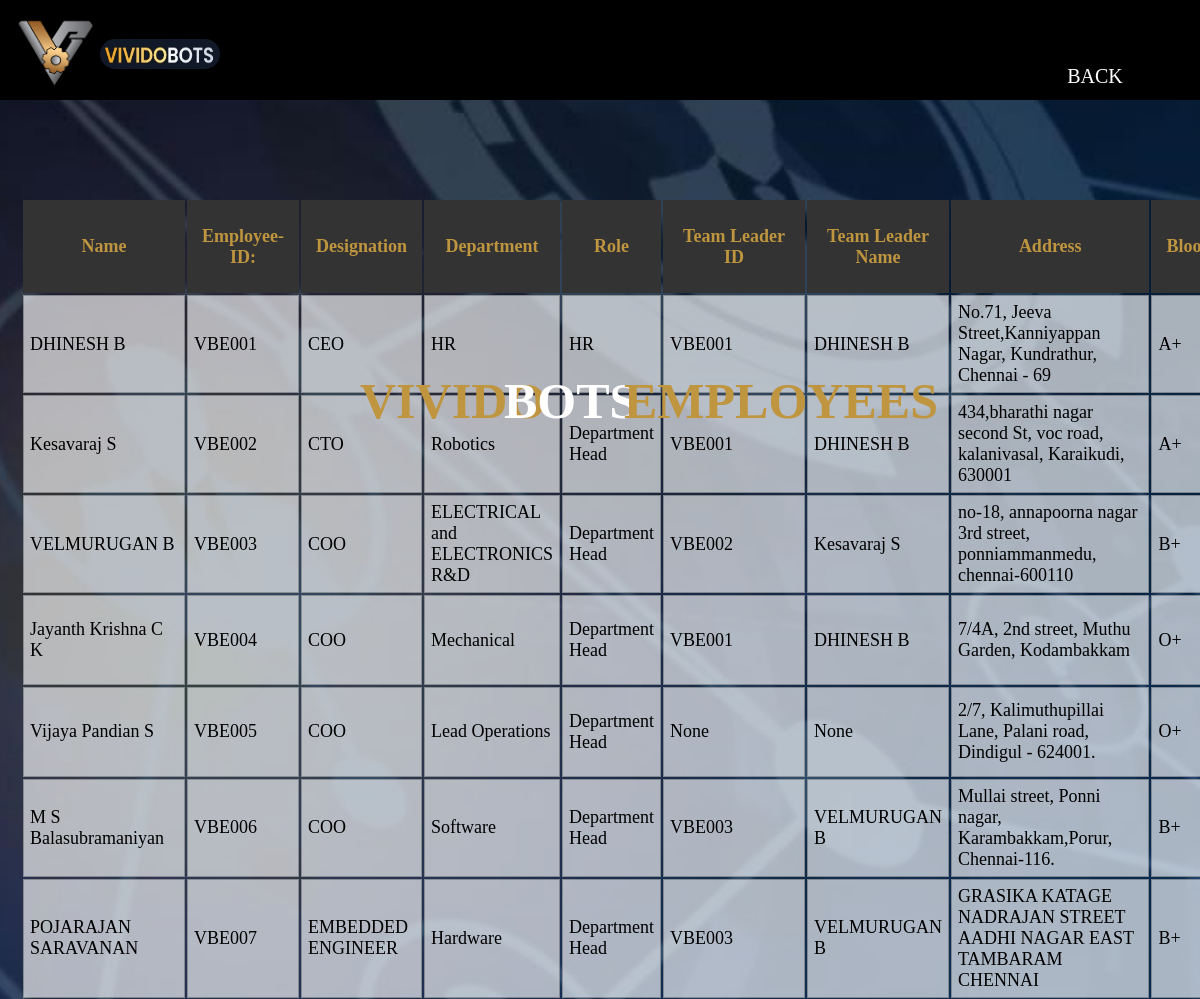
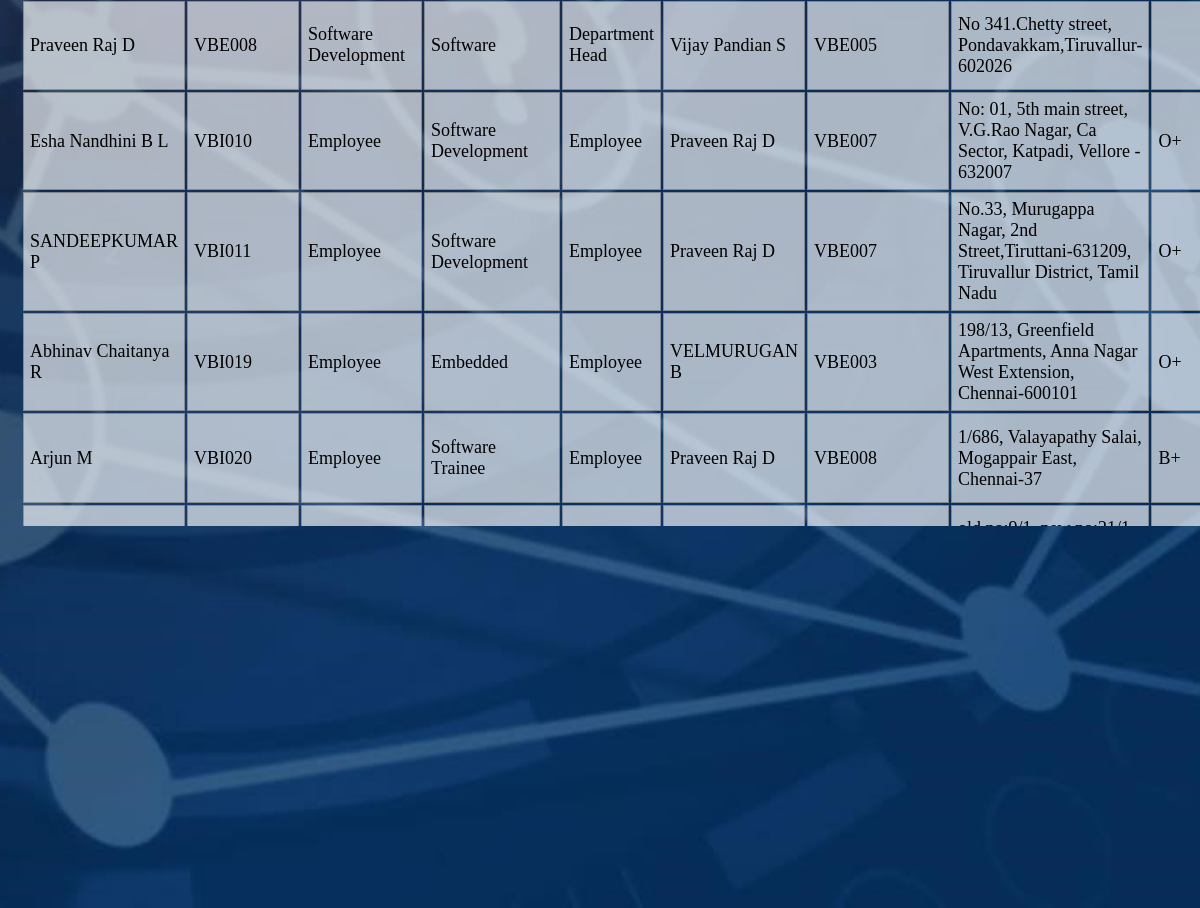
The page /everysearch on the database its author committed (2 pictures, top to bottom).
### app.py (models this page shows, shortened)
class Employee(UserMixin, db.Model):
    id = db.Column(db.Integer, primary_key=True)
    eid = db.Column(db.String(100), nullable=False,unique=True)
    name = db.Column(db.String(100))
    contactNo = db.Column(db.String(100))
    email = db.Column(db.String(100))
    address = db.Column(db.String(100))
    blood = db.Column(db.String(100))
    department = db.Column(db.String(100))
    designation = db.Column(db.String(100))
    password = db.Column(db.String(100), nullable=False)
    totaldays = db.Column(db.Integer, default=24)
    dob = db.Column(db.String(50))
    role = db.Column(db.String(50))
    resign = db.Column(db.Boolean, default=False)
    supervisor_id = db.Column(db.String, db.ForeignKey('employee.eid'), nullable=True)
    supervisor = db.relationship('Employee', remote_side=[eid], backref='subordinates', foreign_keys=[supervisor_id])
    team_leader_id = db.Column(db.String, db.ForeignKey('employee.eid'), nullable=True)
    team_leader = db.relationship('Employee', remote_side=[eid], backref='team_members', foreign_keys=[team_leader_id])
    status = db.Column(db.String(10), nullable=False, default='stay')
    resignation_date = db.Column(db.Date)

### app.py (the view)
@app.route('/everysearch', methods=['GET', 'POST'])
def index():
    employees = Employee.query.all()
    current_date = datetime.now().date()
    for employee in employees:
        if employee.resignation_date and employee.resignation_date + timedelta(days=30) <= current_date:
            employee.status = 'exit'
        elif employee.resignation_date:
            employee.status = 'applying_for_resignation'
        else:
            employee.status = 'stay'
    db.session.commit()
    sorted_employees = sorted(employees, key=lambda employee: int(employee.eid[3:]))
    return render_template('employee_list.html', employees=sorted_employees,user=current_user)

### templates/employee_list.html (shortened to what this page needs)
<!DOCTYPE html>
<html>
<head>
    <link rel="stylesheet" href="{{ url_for('static', filename='css/style2.css') }}">
</head>
<body>
    <div class="banner">
        <div class="navbar">
            <div class="nav">
                <img src="{{ url_for('static', filename='images/icon.png') }}" class="icon">
                <img src="{{ url_for('static', filename='images/name.png') }}" class="icon2">
            </div>
            {% if current_user.role == 'HR' %}
            <a href="{{ url_for('hr_again', user_id=user.id) }}">
                <button class="submit">BACK</button>
            </a>
            {% elif current_user.role == 'Department Head' %}
            <a href="{{ url_for('hr_again', user_id=user.id) }}">
                <button class="submit">BACK</button>
            </a>
            {% else %}
            <a href="{{ url_for('employee_again', user_id=user.id) }}">
                <button class="submit">BACK</button>
            </a>
            {% endif %}
        </div>
         <h1 class="content">VIVIDO <h1 class="content-bots">BOTS<h1 class="content-xtra">EMPLOYEES</h1></h1></h1>
        <div style="margin-left: 1px; margin-right: 17px; margin-top:13%;">
            <div class="tablebox">
                <table class="table" action="/everysearch">
                    <thead>
                        <tr class="tr">
                            <th class="th">Name</th>
                            <th class="th">Employee-ID:</th>
                            <th class="th">Designation</th>
                            <th class="th">Department</th>
                            <th class="th">Role</th>
                            <th class="th">Team Leader ID</th>
                            <th class="th">Team Leader Name</th>
                            <th class="th">Address</th>
                            <th class="th">Blood</th>
                        </tr>
                    </thead>
                    <tbody>
                        {% for employee in employees %}
                        <tr class="tr">
                            <td class="th1">{{ employee.name }}</td>
                            <td class="th1">{{ employee.eid }}</td>
                            <td class="th1">{{ employee.designation }}</td>
                            <td class="th1">{{ employee.department }}</td>
                            <td class="th1">{{ employee.role }}</td>
                            <td class="th1">{{ employee.team_leader_id }}</td>
                            <td class="th1">{{ employee.supervisor_id }}</td>
                            <td class="th1">{{ employee.address }}</td>
                            <td class="th1">{{ employee.blood }}</td>
                        </tr>
                        {% endfor %}
                    </tbody>
                </table>
                <button id="downloadBtn" class="submit">Download Excel</button>
            </div>
        </div>
    </div>
</body>
</html>

### static/css/style2.css (style rules this page uses)
* { margin: 0; padding: 0; box-sizing: border-box; font-family: 'Times New Roman'; }
.banner { width: 100%; height: 100vh; background: white; background-size: cover; background-position: center; position: fixed; overflow: auto; }
.navbar { position: sticky; top: 0; left: 0; width: 100%; margin: auto; padding: 25px 25px; display: flex; align-items: center; justify-content: space-between; background: black; z-index: 9; height: 100px; }
.tablebox { padding: 25px 0px 0px 0px; margin-top: -19%; }
.nav { padding: 10px 10vw; display: flex; justify-content: space-between; }
.icon { width: 90px; border-radius: 45px; cursor: pointer; margin-left: -135px; }
.content { width: 100%; position: absolute; top: 20%; transform: translateY(-50%); text-align: centre; color: #BF953F; font-size: 50px; margin-top: 20px; font-family: 'Times New Roman', serif; margin-left: 30%; }
.content-bots { width: 100%; position: absolute; top: 20%; transform: translateY(-50%); text-align: centre; color: white; font-size: 50px; margin-top: 20px; font-family: 'Times New Roman', serif; margin-left: 42%; }
.content-xtra { width: 100%; position: absolute; top: 20%; transform: translateY(-50%); text-align: centre; color: #BF953F; font-size: 50px; margin-top: 20px; font-family: 'Times New Roman', serif; margin-left: 52%; }
.table { width: 100%; border-collapse: separate; margin-left: 20px; background-color: transparent; margin-top: 12%; }
.th { padding: 15px; text-align: center; font-size: 18px; background-color: #333333 !important; color: #BF953F; background-size: contain; margin-top: 20px; font-weight: bold; background-size: cover; width: 80px; height: 30px; font-family: 'Times New Roman', Times, serif; }
.th1 { padding: 6px; text-align: left; font-size: 18px; color: black; background-color: rgba(255, 255, 255, 0.655) !important; background-size: contain; margin-top: 20px; background-size: cover; width: 80px; height: 10px !important; font-family: 'Times New Roman', Times, serif; border: 1px solid #00000041; }
table { border-collapse: collapse; align-content: center; margin-top: 2%; justify-content: center; align-items: center; width: 700px; height: 20px; margin-left: 25%; font-family: 'Times New Roman', Times, serif; }
.table { width: 100% !important; border-collapse: separate !important; margin-left: 20px !important; background-color: transparent !important; margin-top: 12% !important; }
.submit { width: 100% !important; padding: 10px !important; margin-top: 50px !important; background-color: rgba(0, 0, 0, 0.75) !important; color: #fff !important; border: none !important; border-radius: 4px !important; cursor: pointer !important; font-size: 20px !important; height: 40px !important; width: 160px !important; }
.icon2 { margin-top: 45%; width: 120px; height: 30px; border-radius: 40px; cursor: pointer; }

### rows shown on the page
Employee: name "DHINESH B", eid "VBE001", designation "CEO", department "HR", role "HR", team_leader_id "VBE001", supervisor_id "DHINESH B", address "No.71, Jeeva Street,Kanniyappan Nagar, Kundrathur, Chennai - 69", blood "A+"
Employee: name "Kesavaraj S", eid "VBE002", designation "CTO", department "Robotics", role "Department Head", team_leader_id "VBE001", supervisor_id "DHINESH B", address "434,bharathi nagar second St, voc road, kalanivasal, Karaikudi, 630001", blood "A+"
Employee: name "VELMURUGAN B", eid "VBE003", designation "COO", department "ELECTRICAL and ELECTRONICS R&D", role "Department Head", team_leader_id "VBE002", supervisor_id "Kesavaraj S", address "no-18, annapoorna nagar 3rd street, ponniammanmedu, chennai-600110", blood "B+"
Employee: name "Jayanth Krishna C K", eid "VBE004", designation "COO", department "Mechanical", role "Department Head", team_leader_id "VBE001", supervisor_id "DHINESH B", address "7/4A, 2nd street, Muthu Garden, Kodambakkam", blood "O+"
Employee: name "Vijaya Pandian S", eid "VBE005", designation "COO", department "Lead Operations", role "Department Head", team_leader_id "None", supervisor_id "None", address "2/7, Kalimuthupillai Lane, Palani road, Dindigul - 624001.", blood "O+"
Employee: name "M S Balasubramaniyan", eid "VBE006", designation "COO", department "Software", role "Department Head", team_leader_id "VBE003", supervisor_id "VELMURUGAN B", address "Mullai street, Ponni nagar, Karambakkam,Porur, Chennai-116.", blood "B+"
Employee: name "POJARAJAN SARAVANAN", eid "VBE007", designation "EMBEDDED ENGINEER", department "Hardware", role "Department Head", team_leader_id "VBE003", supervisor_id "VELMURUGAN B", address "GRASIKA KATAGE NADRAJAN STREET AADHI NAGAR EAST TAMBARAM CHENNAI", blood "B+"
Employee: name "Praveen Raj D", eid "VBE008", designation "Software Development", department "Software", role "Department Head", team_leader_id "Vijay Pandian S", supervisor_id "VBE005", address "No 341.Chetty street, Pondavakkam,Tiruvallur-602026"
Employee: name "Esha Nandhini B L", eid "VBI010", designation "Employee", department "Software Development", role "Employee", team_leader_id "Praveen Raj D", supervisor_id "VBE007", address "No: 01, 5th main street, V.G.Rao Nagar, Ca Sector, Katpadi, Vellore - 632007", blood "O+"
Employee: name "SANDEEPKUMAR P", eid "VBI011", designation "Employee", department "Software Development", role "Employee", team_leader_id "Praveen Raj D", supervisor_id "VBE007", address "No.33, Murugappa Nagar, 2nd Street,Tiruttani-631209, Tiruvallur District, Tamil Nadu", blood "O+"
Employee: name "Abhinav Chaitanya R", eid "VBI019", designation "Employee", department "Embedded", role "Employee", team_leader_id "VELMURUGAN B", supervisor_id "VBE003", address "198/13, Greenfield Apartments, Anna Nagar West Extension, Chennai-600101", blood "O+"
Employee: name "Arjun M", eid "VBI020", designation "Employee", department "Software Trainee", role "Employee", team_leader_id "Praveen Raj D", supervisor_id "VBE008", address "1/686, Valayapathy Salai, Mogappair East, Chennai-37", blood "B+"
Employee: name "Aravind", department "Robotics", role "Employee", supervisor_id "VBE002", address "old no:9/1, new no:21/1, maddox street , choolai , chennai-600112", blood "B+"
Employee: address "No 47/21 MGR Street , Anandapuram ,East Tambaram Chennai - 600059"
Employee: name "Hari Prasad", designation "Employee", department "Robotics", address "F7,Pace Royale 81, Venugopal St, VGP Nagar, Mogappair, Chennai, Tamil Nadu 600037"
